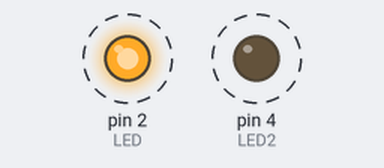
A sketch run on a simulated Arduino Uno, built with avr-gcc and run on an emulated ATmega328P. Parts: output pins drawn as LEDs (lit = HIGH). Dashed ring = blinking.

Above: at 0.2 s.
Timing chart, 0 to 3.0 s (numbered marks = the images above):
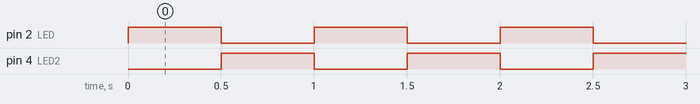

The sketch:

blink.ino
```cpp
#define LED 2
#define LED2 4

void setup() {
  pinMode(LED, OUTPUT);
  pinMode(LED2, OUTPUT);
}

void loop() {
  digitalWrite(LED, HIGH);
  digitalWrite(LED2, LOW);
  delay(500);
  digitalWrite(LED, LOW);
  digitalWrite(LED2, HIGH);
  delay(500);
}
```

Measured:
- by itself, pin 2 (LED), pin 4 (LED2): alternates HIGH for 0.50 s and LOW for 0.50 s
